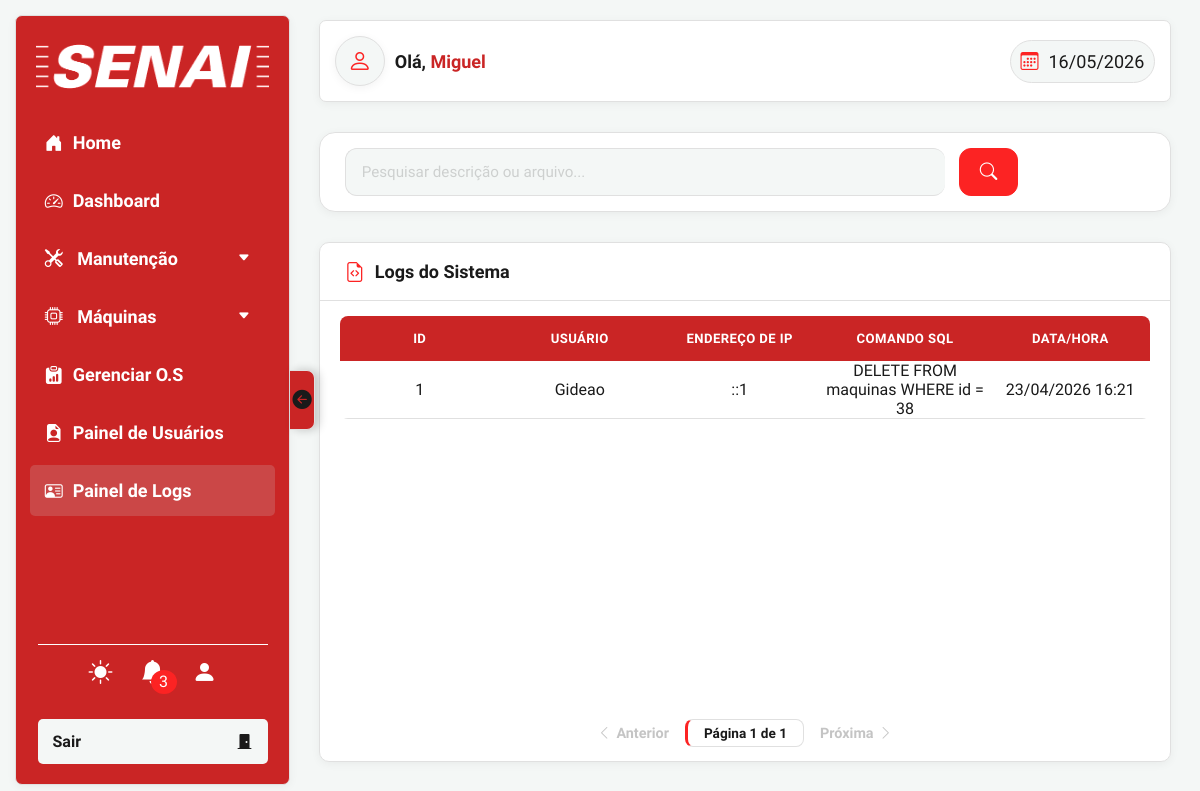
Screenshot of /php/views/log.php (signed in) with the database file from the repository.
### tables this page shows
CREATE TABLE `logs` (
  `id` int(11) NOT NULL,
  `usuario_id` int(11) DEFAULT NULL,
  `ip_address` varchar(45) NOT NULL,
  `sql_command` text NOT NULL,
  `data_hora` datetime DEFAULT current_timestamp()
);

CREATE TABLE `usuarios` (
  `id` int(11) NOT NULL,
  `nome` varchar(200) NOT NULL,
  `email` varchar(200) NOT NULL,
  `senha` varchar(245) NOT NULL,
  `senha_padrao` int(11) NOT NULL DEFAULT 1,
  `permissao` enum('ADMIN','GESTOR','NORMAL') NOT NULL DEFAULT 'NORMAL',
  `foto` varchar(255) DEFAULT NULL
);

### php/views/log.php (the view, shortened to what this page needs)
<?php
require __DIR__ . '/../configs/conexao.php';
$busca_atual = isset($_GET['search']) ? trim($_GET['search']) : '';
$pagina_atual = isset($_GET['page']) ? (int)$_GET['page'] : 1;
$limite = 10;
$sql_count = "SELECT COUNT(*) as total FROM logs
              LEFT JOIN usuarios ON logs.usuario_id = usuarios.id";
$res_count = $conn->query($sql_count);
$total_registros = $res_count->fetch_assoc()['total'];
$total_paginas = ceil($total_registros / $limite);
$offset = ($pagina_atual - 1) * $limite;
$sql = "SELECT logs.*, usuarios.nome AS nome_real
        FROM logs
        LEFT JOIN usuarios ON logs.usuario_id = usuarios.id";
$sql .= " ORDER BY logs.id DESC LIMIT $limite OFFSET $offset";
$resultado = $conn->query($sql);
?>
<!DOCTYPE html>
<html lang="pt-br" data-tema="">
<head>
    <link rel="stylesheet" href="../../css/style.css">
    <link rel="stylesheet" href="../../css/nav.css">
    <link rel="stylesheet" href="../../css/global.css">
    <link rel="stylesheet" href="../../css/header.css">
    <link rel="stylesheet" href="../../css/modal.css">
    <link rel="stylesheet" href="https://cdn.jsdelivr.net/npm/bootstrap-icons@1.13.1/font/bootstrap-icons.min.css">
</head>
<body>
    <?php require __DIR__ . '/../components/nav.php'; ?>
    <section class="sec-main">
        <?php require __DIR__ . '/../components/header.php'; ?>
        <div class="page-actions-bar">
            <form action="" method="GET" class="page-search-form">
                <div class="page-search-box <?php echo $busca_atual ? 'has-content' : ''; ?>">
                    <input type="text" name="search" id="pesquisa" value="<?php echo htmlspecialchars($busca_atual); ?>"
                        placeholder="Pesquisar descrição ou arquivo...">
                </div>
                <button type="submit" class="btn-search">
                    <i class="bi bi-search"></i>
                </button>
            </form>
        </div>
        <div class="tabela-bg2">
            <div class="tabela-titulo">
                <i class="bi bi-file-earmark-code"></i>
                <h2>Logs do Sistema</h2>
            </div>
            <div class="tabela-wrapper">
                <table class="tabela-main">
                    <thead>
                        <th>ID</th>
                        <th>Usuário</th>
                        <th>Endereço de IP</th>
                        <th>Comando SQL</th>
                        <th>Data/Hora</th>
                    </thead>
                    <tbody id="tabela-logs">
                        <?php
                        if ($resultado && $resultado->num_rows > 0) {
                            while ($linha = $resultado->fetch_assoc()) {
                                $nome_exibicao = !empty($linha["nome_real"]) ? htmlspecialchars($linha["nome_real"]) : "<span style='color: #ff6b6b; font-size: 0.9em;'>Ex-Usuário (ID: " . $linha['usuario_id'] . ")</span>";
                                echo "<tr>";
                                echo "<td>" . htmlspecialchars($linha["id"]) . "</td>";
                                echo "<td>" . $nome_exibicao . "</td>";
                                echo "<td>" . htmlspecialchars($linha["ip_address"]) . "</td>";
                                echo "<td title='" . htmlspecialchars($linha["sql_command"]) . "'>" . substr(htmlspecialchars($linha["sql_command"]), 0, 50) . (strlen($linha["sql_command"]) > 50 ? '...' : '') . "</td>";
                                echo "<td>" . date("d/m/Y H:i", strtotime($linha["data_hora"])) . "</td>";
                                echo "</tr>";
                            }
                        } else {
                            echo "<tr><td colspan='5' style='text-align:center; padding:30px; color: #888;'>Nenhum registro encontrado.</td></tr>";
                        }
                        ?>
                    </tbody>
                </table>
            </div>
            <div class="page-pagination">
                <?php if ($pagina_atual > 1): ?>
                    <a href="?search=<?php echo urlencode($busca_atual); ?>&page=<?php echo $pagina_atual - 1; ?>" class="pag-btn"><i class="bi bi-chevron-left"></i> Anterior</a>
                <?php else: ?>
                    <span class="pag-btn disabled"><i class="bi bi-chevron-left"></i> Anterior</span>
                <?php endif; ?>
                <span class="pag-current">Página <?php echo $pagina_atual; ?> de <?php echo $total_paginas; ?></span>
                <?php if ($pagina_atual < $total_paginas): ?>
                    <a href="?search=<?php echo urlencode($busca_atual); ?>&page=<?php echo $pagina_atual + 1; ?>" class="pag-btn">Próxima <i class="bi bi-chevron-right"></i></a>
                <?php else: ?>
                    <span class="pag-btn disabled">Próxima <i class="bi bi-chevron-right"></i></span>
                <?php endif; ?>
            </div>
        </div>
    </section>
</body>
</html>

### css/style.css (style rules this page uses)
.tabela-bg table, .tabela-bg2 table, .custom-table, .checklist-table { background: transparent; border-collapse: collapse; text-align: center; width: 100%; overflow: hidden; }
.tabela-bg table thead, .tabela-bg2 table thead, .custom-table thead, .checklist-table thead { background: var(--corDestaque); color: var(--corTxt); text-transform: uppercase; font-weight: 500; }
.tabela-bg table thead th, .tabela-bg2 table thead th { padding: 15px; min-width: 160px; }
.tabela-bg table tbody tr, .tabela-bg2 table tbody tr, .custom-table tbody tr, .checklist-table tbody tr { height: 50px; max-height: 50px; min-height: 50px; color: var(--corTxt3); transition: all 0.3s ease; border-bottom: 1px solid var(--corBordas); }
.tabela-bg table tbody tr td, .tabela-bg2 table tbody tr td { max-width: 180px; overflow: auto; }
.tabela-bg2 { width: 90%; height: 65vh; display: flex; flex-direction: column; background: var(--corFundo2); border-radius: 10px; overflow: hidden; box-shadow: var(--sombra); border: 1px solid var(--corBordas); }
.tabela-titulo { display: flex; align-items: center; gap: 10px; padding: 18px 25px; border-bottom: 1px solid var(--corBordas); }
.tabela-titulo i { font-size: var(--text-xl); color: var(--corBase); }
.tabela-titulo h2 { font-size: var(--text-lg); font-weight: 700; color: var(--corTxt3); margin: 0; }
.tabela-wrapper { flex: 1; overflow: auto; padding: 15px 20px; }
.tabela-wrapper table { border-radius: 8px; overflow: hidden; }
.tabela-bg2 { width: 98%; height: 65vh; display: flex; flex-direction: column; background: var(--corFundo2); border-radius: 10px; overflow: hidden; box-shadow: var(--sombra); border: 1px solid var(--corBordas); }
.page-actions-bar { width: 98%; display: flex; justify-content: space-between; align-items: center; gap: 20px; margin: 0 auto; flex-wrap: wrap; background: var(--corFundo2); padding: 15px 25px; border-radius: 16px; border: 1px solid var(--corBordas); box-shadow: var(--sombra); }
.page-actions-bar .page-search-form { flex: 1; display: flex; align-items: center; gap: 15px; min-width: 300px; }
.page-search-box { display: flex; align-items: center; background: var(--corFundo); border: 1.5px solid var(--corBordas); border-radius: 12px; padding: 0 16px; height: 48px; flex: 1; max-width: 600px; transition: all 0.3s cubic-bezier(0.4, 0, 0.2, 1); position: relative; border-right: none; }
.page-search-box input { flex: 1; border: none !important; background: transparent !important; outline: none !important; box-shadow: none !important; color: var(--corTxt3) !important; font-size: 0.95rem; font-weight: 500; height: 100%; padding: 0; margin: 0; }
.btn-search { height: 48px; padding: 0 20px; background: var(--corBase); color: #fff; border: 1.5px solid var(--corBase); border-radius: 12px; cursor: pointer; display: flex; align-items: center; justify-content: center; font-size: 1.1rem; transition: 0.3s; margin-left: -1px; }
.page-search-box input::placeholder { color: var(--corTxt3); opacity: 0.4; }
.page-pagination { display: flex; justify-content: center; align-items: center; gap: 16px; padding: 14px 0; }
.page-pagination .pag-btn { color: var(--corTxt3); opacity: 0.55; text-decoration: none; font-weight: 600; font-size: 0.9rem; display: inline-flex; align-items: center; gap: 5px; transition: opacity 0.2s, color 0.2s; }
.page-pagination .pag-btn.disabled { opacity: 0.25; cursor: not-allowed; pointer-events: none; }
.page-pagination .pag-current { background: var(--corFundo2); border: 1px solid var(--corBordas); color: var(--corTxt3); padding: 5px 16px; border-radius: 8px; font-weight: 700; font-size: 0.85rem; border-left: 3px solid var(--corBase); }
html[data-tema='claro'] .page-search-box input, html[data-tema='claro'] .input-pesquisa { color: #1e1e1e !important; }
html[data-tema='claro'] .page-search-box input::placeholder, html[data-tema='claro'] .input-pesquisa::placeholder { color: rgba(30, 30, 30, 0.45) !important; }
.tabela-main thead { background: var(--corDestaque); color: var(--corTxt); text-transform: uppercase; font-weight: 500; }
.tabela-main thead th { padding: 12px 15px; color: #fff; font-size: 0.82rem; letter-spacing: 0.4px; }

### css/modal.css (style rules this page uses)
.modal-notificacao .notificacao h6, h5, h4, h3, h2, h1 { color: var(--corDestaque); }

### rows the page displays
logs: id "1", usuario.nome "Gideao", ip_address "::1", sql_command "DELETE FROM maquinas WHERE id = 38", data_hora "23/04/2026 16:21"

### other values shown
$totalNoti "3"
$nome_usuario "Miguel"
$pagina_atual "1"
$total_paginas "1"
